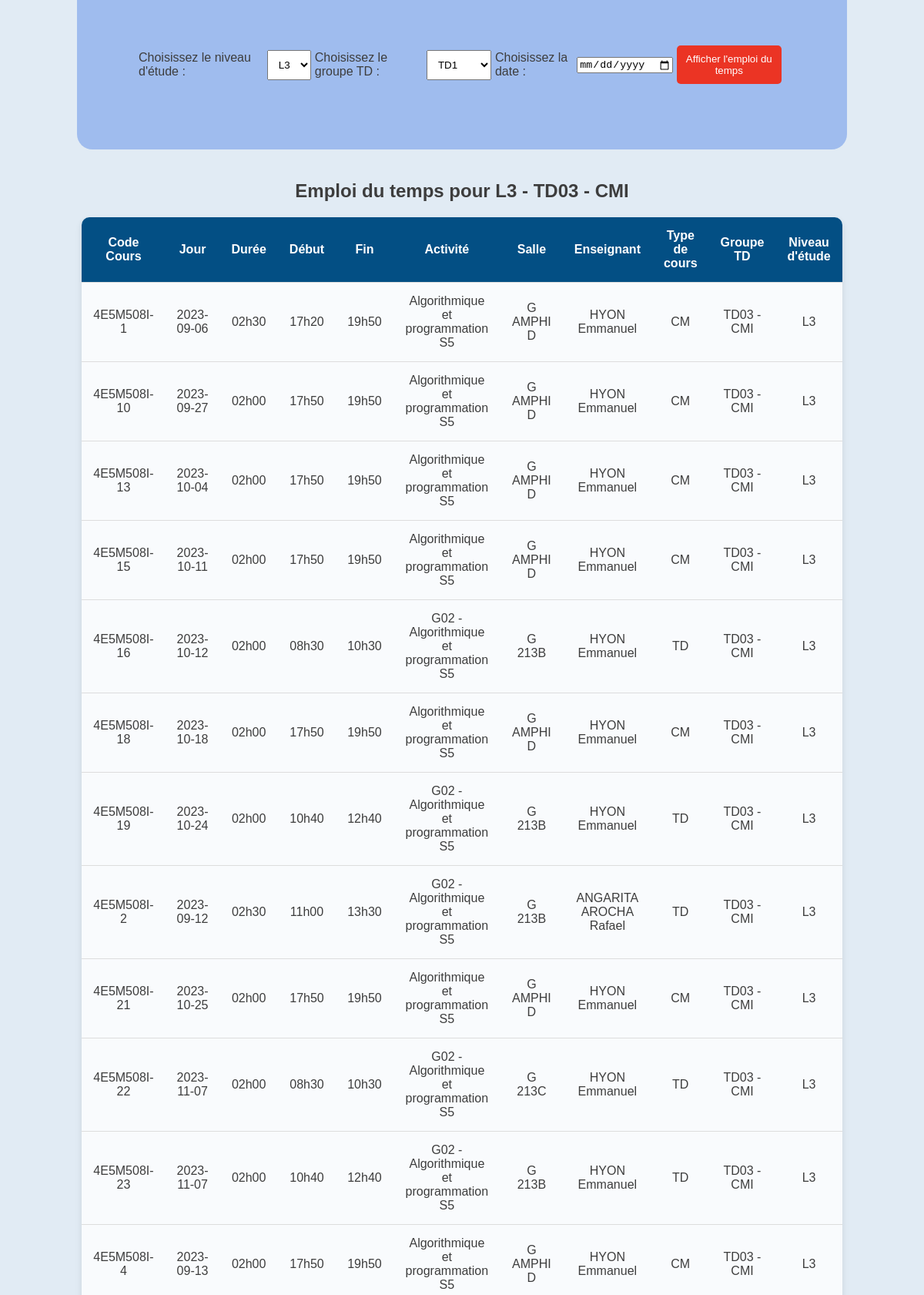
Page /emplois_du_temps/17 (upper part) on the committed database.
### code_projet.py (models this page shows)
class GroupeTD(db.Model):
    __tablename__ = 'GroupeTD'
    ID_TD = db.Column(db.Integer, primary_key=True, autoincrement=True)
    Code_TD = db.Column(db.String(50), nullable=False)
    Nom_TD = db.Column(db.String(200), nullable=False)
    Niveau_etude = db.Column(db.String(10), nullable=False)

class Cours(db.Model):
    __tablename__ = 'Cours'
    Code_cours = db.Column(db.String(100), primary_key=True)
    date_jour = db.Column(db.Date, db.ForeignKey('jour.date_jour'), nullable=False)
    Duree = db.Column(db.String(10), nullable=False)
    Debut = db.Column(db.String(10), nullable=False)
    Fin = db.Column(db.String(10), nullable=False)
    Activite = db.Column(db.String(100), nullable=False)
    Type_cours = db.Column(db.String(50), nullable=False)
    Niveau_etude = db.Column(db.String(10), nullable=False)

class Salle(db.Model):
    __tablename__ = 'Salles'
    Nom_salle = db.Column(db.String(100), primary_key=True)
    Code_cours = db.Column(db.String(100), db.ForeignKey('cours.Code_cours'), primary_key=True)
    Batiment = db.Column(db.String(100), nullable=False)
    Capacite = db.Column(db.Integer, nullable=False)

class EnseignantCours(db.Model):
    __tablename__ = 'Enseignant_Cours'
    Enseignant_nom = db.Column(db.String(100), db.ForeignKey('utilisateur.Nom'), primary_key=True)
    Code_cours = db.Column(db.String(100), db.ForeignKey('cours.Code_cours'), primary_key=True)

### code_projet.py (the view, shortened to what this page needs)
@app.route('/emplois_du_temps/<int:id_td>', methods=['GET', 'POST'])
def emplois_du_temps(id_td):
    td_connecte = db.session.get(GroupeTD, id_td)
    niveaux_etude = ['L1', 'L2', 'L3']
    groupes_td = {
        niveau: GroupeTD.query.filter_by(Niveau_etude=niveau).all()
        for niveau in niveaux_etude
    }
    td_utilise = td_connecte
    niveau_etude_selectionne = td_connecte.Niveau_etude
    nom_td_selectionne = td_connecte.Nom_TD
    date_selectionnee = None
    cours_ids = CoursGroupeTD.query.filter_by(ID_TD=id_td).with_entities(CoursGroupeTD.Code_cours).all()
    cours_query = Cours.query.filter(Cours.Code_cours.in_([cid[0] for cid in cours_ids]))
    if date_selectionnee:
        cours_query = cours_query.filter(Cours.date_jour == date_selectionnee)
    cours = cours_query.all()
    cours_data = []
    for c in cours:
        salles = Salle.query.filter_by(Code_cours=c.Code_cours).with_entities(Salle.Nom_salle).all()
        enseignants = EnseignantCours.query.filter_by(Code_cours=c.Code_cours).with_entities(EnseignantCours.Enseignant_nom).all()
        cours_data.append({
            'Code_cours': c.Code_cours,
            'Jour': c.date_jour,
            'Duree': c.Duree,
            'Debut': c.Debut,
            'Fin': c.Fin,
            'Activite': c.Activite,
            'Type_cours': c.Type_cours,
            'Niveau_etude': c.Niveau_etude,
            'Salle': ", ".join([s[0] for s in salles]),
            'Enseignant': ", ".join([e[0] for e in enseignants]),
            'Nom_TD': td_utilise.Nom_TD
        })
    return render_template('emplois_du_temps.html',
                           cours_data=cours_data,
                           niveaux_etude=niveaux_etude,
                           groupes_td=groupes_td,
                           niveau_etude_selectionne=niveau_etude_selectionne,
                           groupe_td_selectionne=nom_td_selectionne,
                           date_selectionnee=date_selectionnee,
                           nom_td=td_utilise.Nom_TD,
                           groupe=td_utilise)

### templates/emplois_du_temps.html (shortened to what this page needs)
<!DOCTYPE html>
<html lang="fr">
<head>
    <link rel="stylesheet" type="text/css" href="{{ url_for('static', filename='style_etudiant.css') }}">
</head>
<body>
    <div id="cours-form">
        <form method="POST" style="display: flex; align-items: center;">
            <label for="niveau_etude">Choisissez le niveau d'étude :</label>
            <select id="niveau_etude" name="niveau_etude" onchange="this.form.submit()">
                {% for niveau in niveaux_etude %}
                    <option value="{{ niveau }}" {% if niveau == niveau_etude_selectionne %}selected{% endif %}>{{ niveau }}</option>
                {% endfor %}
            </select>
            <label for="groupe_td">Choisissez le groupe TD :</label>
            <select id="groupe_td" name="groupe_td">
                {% for groupe in groupes_td[niveau_etude_selectionne] %}
                    <option value="{{ groupe.Nom_TD }}" {% if groupe.Nom_TD == groupe_td_selectionne %}selected{% endif %}>
                        {{ groupe.Nom_TD }}
                    </option>
                {% endfor %}
            </select>
            <label for="date_selectionnee">Choisissez la date :</label>
            <input type="date" id="date_selectionnee" name="date_selectionnee" value="{{ date_selectionnee or '' }}">
            <button type="submit">Afficher l'emploi du temps</button>
        </form>
    </div>
    {% if cours_data %}
    <h2>Emploi du temps pour {{ groupe.Niveau_etude }} - {{ nom_td }}</h2>
    <table id="cours-table">
        <thead>
            <tr>
                <th>Code Cours</th>
                <th>Jour</th>
                <th>Durée</th>
                <th>Début</th>
                <th>Fin</th>
                <th>Activité</th>
                <th>Salle</th>
                <th>Enseignant</th>
                <th>Type de cours</th>
                <th>Groupe TD</th>
                <th>Niveau d'étude</th>
            </tr>
        </thead>
        <tbody>
            {% for cours in cours_data %}
            <tr>
                <td>{{ cours['Code_cours'] }}</td>
                <td>{{ cours['Jour'] }}</td>
                <td>{{ cours['Duree'] }}</td>
                <td>{{ cours['Debut'] }}</td>
                <td>{{ cours['Fin'] }}</td>
                <td>{{ cours['Activite'] }}</td>
                <td>{{ cours['Salle'] }}</td>
                <td>{{ cours['Enseignant'] }}</td>
                <td>{{ cours['Type_cours'] }}</td>
                <td>{{ cours['Nom_TD'] }}</td>
                <td>{{ cours['Niveau_etude'] }}</td>
            </tr>
            {% endfor %}
        </tbody>
    </table>
    {% endif %}
</body>
</html>

### static/style_etudiant.css (style rules this page uses)
body { background-color: #e1ebf4; color: #3d3d3d; font-family: 'Arial', sans-serif; margin: 0; padding: 0; display: flex; flex-direction: column; align-items: center; justify-content: center; min-height: 100vh; }
#cours-form { background-color: #9fbcee; padding: 80px; border-radius: 20px; width: 70%; margin-bottom: 20px; display: flex; align-items: center; justify-content: space-between; }
select, button { padding: 10px; margin: 5px; }
button { background-color: #eb3424; color: white; border: none; border-radius: 5px; cursor: pointer; }
#cours-table { background-color: rgba(255, 255, 255, 0.8); width: 80%; border-radius: 10px; overflow: hidden; box-shadow: 0 4px 8px rgba(0, 0, 0, 0.1); }
table { width: 100%; border-collapse: collapse; text-align: center; }
th, td { padding: 15px; border-bottom: 1px solid #ddd; }
th { background-color: #034f84; color: white; }

### rows in the picture
GroupeTD: niveau_etude "L3", groupe_td "TD1", Niveau_etude "L3", Nom_TD "TD03 - CMI", Nom_TD "TD03 - CMI" "TD03 - CMI" "TD03 - CMI" "TD03 - CMI" "TD03 - CMI" "TD03 - CMI" "TD03 - CMI" "TD03 - CMI" "TD03 - CMI" "TD03 - CMI" "TD03 - CMI" "TD03 - CMI"
Cours: Code_cours "4E5M508I-1", Jour "2023-09-06", Duree "02h30", Debut "17h20", Fin "19h50", Activite "Algorithmique et programmation S5", Type_cours "CM", Niveau_etude "L3"
Salle: Salle "G AMPHI D"
EnseignantCours: Enseignant "HYON Emmanuel"
Cours: Code_cours "4E5M508I-10", Jour "2023-09-27", Duree "02h00", Debut "17h50", Fin "19h50", Activite "Algorithmique et programmation S5", Type_cours "CM", Niveau_etude "L3"
Salle: Salle "G AMPHI D"
EnseignantCours: Enseignant "HYON Emmanuel"
Cours: Code_cours "4E5M508I-13", Jour "2023-10-04", Duree "02h00", Debut "17h50", Fin "19h50", Activite "Algorithmique et programmation S5", Type_cours "CM", Niveau_etude "L3"
Salle: Salle "G AMPHI D"
EnseignantCours: Enseignant "HYON Emmanuel"
Cours: Code_cours "4E5M508I-15", Jour "2023-10-11", Duree "02h00", Debut "17h50", Fin "19h50", Activite "Algorithmique et programmation S5", Type_cours "CM", Niveau_etude "L3"
Salle: Salle "G AMPHI D"
EnseignantCours: Enseignant "HYON Emmanuel"
Cours: Code_cours "4E5M508I-16", Jour "2023-10-12", Duree "02h00", Debut "08h30", Fin "10h30", Activite "G02 - Algorithmique et programmation S5", Type_cours "TD", Niveau_etude "L3"
Salle: Salle "G 213B"
EnseignantCours: Enseignant "HYON Emmanuel"
Cours: Code_cours "4E5M508I-18", Jour "2023-10-18", Duree "02h00", Debut "17h50", Fin "19h50", Activite "Algorithmique et programmation S5", Type_cours "CM", Niveau_etude "L3"
Salle: Salle "G AMPHI D"
EnseignantCours: Enseignant "HYON Emmanuel"
Cours: Code_cours "4E5M508I-19", Jour "2023-10-24", Duree "02h00", Debut "10h40", Fin "12h40", Activite "G02 - Algorithmique et programmation S5", Type_cours "TD", Niveau_etude "L3"
Salle: Salle "G 213B"
EnseignantCours: Enseignant "HYON Emmanuel"
Cours: Code_cours "4E5M508I-2", Jour "2023-09-12", Duree "02h30", Debut "11h00", Fin "13h30", Activite "G02 - Algorithmique et programmation S5", Type_cours "TD", Niveau_etude "L3"
Salle: Salle "G 213B"
EnseignantCours: Enseignant "ANGARITA AROCHA Rafael"
Cours: Code_cours "4E5M508I-21", Jour "2023-10-25", Duree "02h00", Debut "17h50", Fin "19h50", Activite "Algorithmique et programmation S5", Type_cours "CM", Niveau_etude "L3"
Salle: Salle "G AMPHI D"
EnseignantCours: Enseignant "HYON Emmanuel"
Cours: Code_cours "4E5M508I-22", Jour "2023-11-07", Duree "02h00", Debut "08h30", Fin "10h30", Activite "G02 - Algorithmique et programmation S5", Type_cours "TD", Niveau_etude "L3"
Salle: Salle "G 213C"
EnseignantCours: Enseignant "HYON Emmanuel"
Cours: Code_cours "4E5M508I-23", Jour "2023-11-07", Duree "02h00", Debut "10h40", Fin "12h40", Activite "G02 - Algorithmique et programmation S5", Type_cours "TD", Niveau_etude "L3"
Salle: Salle "G 213B"
EnseignantCours: Enseignant "HYON Emmanuel"
Cours: Code_cours "4E5M508I-4", Jour "2023-09-13", Duree "02h00", Debut "17h50", Fin "19h50", Activite "Algorithmique et programmation S5", Type_cours "CM", Niveau_etude "L3"
Salle: Salle "G AMPHI D"
EnseignantCours: Enseignant "HYON Emmanuel"
